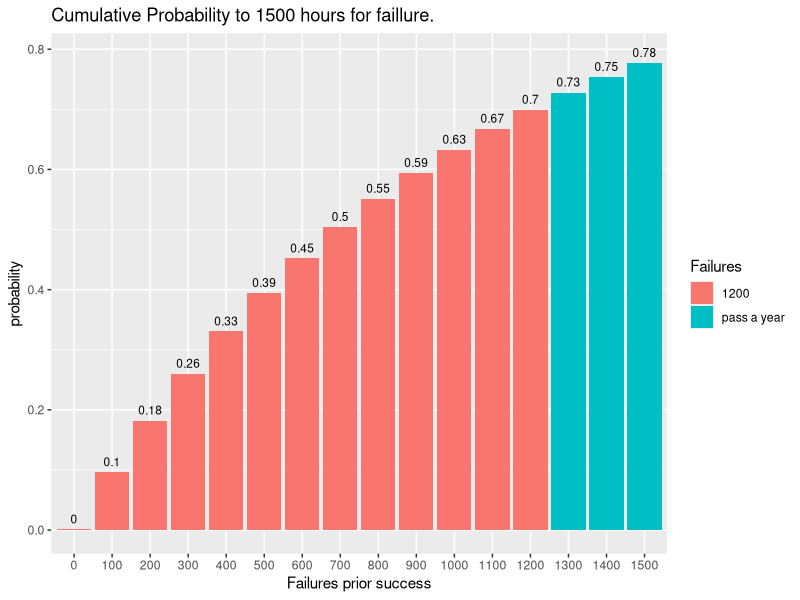

Source code (R):
## ---- chunk 1
knitr::opts_chunk$set(echo = TRUE)
## ---- chunk 2

sens <- 0.96
spec <- 0.98

p_rate <- 0.001

p_desease <- round(((sens * p_rate) / ((sens * p_rate) + (1 - spec)*(1 - p_rate))), 4)


paste0("The probability that an individual who is reported as positive by the new test actually has disease is ", p_desease)

median_cost <- 100000
test_cost <- 1000
total_ind_treated <- 100000

# First year cost for treating 100,000 individuals:
# Considering that each positive individual (individual to be treated) did the test
# And each individual needs to pay $100,000 for the treatment 

total_test_cost <- (median_cost + test_cost) * total_ind_treated # But some patients would be false positive (sens = 96%                                                                     not 100%)

paste0("The total cost will be $", total_test_cost)

## ---- chunk 3

# X = number of inspection
p <- 0.05
n <- 24

a <- round(dbinom(2, 24, 0.05), 4)

paste0("P(X = 2) = ", a)


b <- round(1 - pbinom(1, 24, 0.05), 4)

paste0("Probabibility after 24 months you receive 2 or more inspections is ", b)



c <- round(pbinom(1, 24, 0.05), 4)

paste0("Probabibility after 24 months you receive fewer than 2 is ", c)


# Expected value

u <- n*p
paste0("The expected value is ", u)

# Standard deviation

s <- round(sqrt(n*p*(1-p)), 4)
paste0("The standard deviation is ", s)

## ---- chunk 4

lambda<- 10
t <- 1

# Exactly 3 per hour

a <- dpois(3, 10)
paste0("P(X = 2) = ", a)

b <- 1 - ppois(10, 10)
b

# Expected value and std

t <- 8

u <- lambda*t
paste0("We will expect ", u, " patients to arrive in 8 hours")

s <- round(sqrt(lambda*t), 2)
paste0("The standard deviation for patients to arrive in 8 hours is ", s)

## ---- chunk 5

nurses <- 15
non_nurses <- 15

# Let nt be number of nurses sent to trip, n_nt number of non nurses sent to trip

n <- 6 # total for the trip
nt <- 5
n_nt <- 1

p <- round(dhyper(5, 15, 15, 6), 4)

paste0("The probability the subordinate would have selected fives is ", p)

# Let en be expected value for nurse, n_en expected value for non-nurses

en <- n*(nurses/(nurses + non_nurses))

n_en <- n*(non_nurses/ (nurses + non_nurses))

paste0(" We would have expected the subordinate to send ", en, " nurses and ", n_en, " non-nurses" )



## ---- chunk 6

p <- 0.001
n <- 1200

# For probability that the driver will be seriously injured during the course of the year,
# I would consider it as a geometric distribution where x <= 1200 hours
# in other word: During the course of year: continuously from 0 to 1200 hours
# as compared to at 1200 hours which I would have used dgeom to find the probability

a <- round(pgeom(n, p), 4)

paste0("The probability that the driver will be seriously injured during the course of the year is ", a)


# Same analogy but 15 months = 1500 hours
n1 <- 1500

a1 <- round(pgeom(n1, p), 4)

paste0("The probability that the driver will be seriously injured during the course of 15 months is ", a1)

## ---- chunk 7

library(dplyr)
library(ggplot2)

data.frame(x = seq(0, 1500, 100), 
           pmf = dgeom(x = seq(0, 1500, 100), prob = p),
           cdf = pgeom(q = seq(0, 1500, 100), prob = p, lower.tail = TRUE)) %>%
  mutate(Failures = ifelse(x <= n, n, "pass a year")) %>%
  
ggplot(aes(x = factor(x), y = cdf, fill = Failures)) +
  geom_col() +
  
  geom_text(
    aes(label = round(cdf,2), y = cdf + 0.01),
    position = position_dodge(0.9),
    size = 3,
    vjust = 0
  ) +
  
  labs( x = "Failures prior success", y = "probability", 
        title = "Cumulative Probability to 1500 hours for faillure.") 





## ---- chunk 8
p <- 0.001
n <- 1200

u <- 1/p

paste0("The expected number of hours that a driver will drive before being seriously injured is ", u)

## ---- chunk 9
# Using memoryless property, the 1200 hours don't affect the next 100 hours
# In the next 100 hours, P(X<x) = P(X,100)

n <- 100

a <- round(pgeom(n, p), 4)

paste0("The probability i ", a)


## ---- chunk 10

# Solve this problem as a binomial distribution
# P(X>x)

p = 0.001
n <- 1000

x <- 2

prob <-round(1 - pbinom(x, n, p), 4) 

paste0("the probability is ", prob)

u <- n*p

paste0("The expected value is ", u)


# Using poisson distribution

lambda <- 1

p_g <- round(1- ppois(x, lambda), 4)
p_g
u_pg <- lambda
u_pg

## ---- chunk 11
lower <- 0
upper <- 30

fx <- 1 / (upper - lower) # base

#a. Patient to wait more than 10 minutes, P(X>10)

x <- 10
prob10 <- round (fx * (upper - x), 4)

paste0("Probability for a patient to wait more than 10 minutes is ", prob10)


# The patient has already waited 10 minutes... P(X>5|X=10)

 
x1 <- 10 # new starting point

x <- x1 + 5 # Start waiting time

fx1 <- 1 / (upper - x1)  # new base

prob5 <- round((fx1 * (upper - x)), 4) # We can aslso use conditional probability formula

paste0("Probability  is ", prob5)

# Expected value

exp_v <- (lower + upper) / 2

paste0("The expected waiting time is ", exp_v)



## ---- chunk 12
u_exp <- 10 # expected value

rate <- 1/ u_exp # rate

# a. Expected failure time: exp_fail

exp_fail <- 1 / rate  

paste0("Expected failure time is ", exp_fail)


# Standard deviation

exp_std <- exp_fail

paste0("The std is ", exp_fail)

# More than 8 years P(x>8)

x <- 8

prob <- round(exp(-rate*x), 4) 

paste0("The probability that my MRI will fail after 8 years is ", prob)

# Exponential distribution has a memoryless property
# The first 8 years don't affect the MRI as it didn't break
# In the next two years = within two years = P(X<2)

y <- 2

prob2 <- round(1 - exp(-rate*y), 4) 

paste0("The probability is ", prob2)



